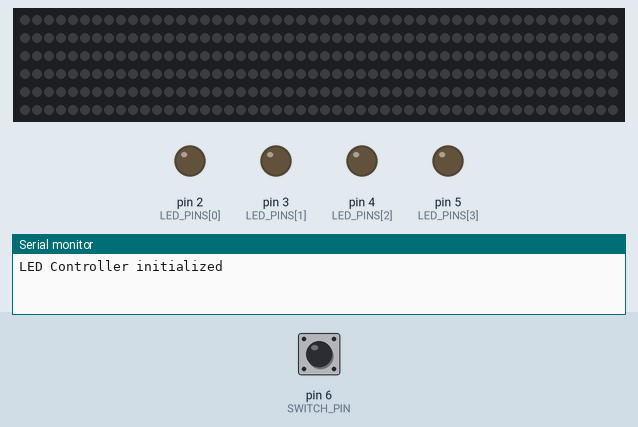
Recording of a sketch running on a simulated Arduino Uno, built with avr-gcc and run on an emulated ATmega328P. Shown: 300 RGB LEDs in strip order, left to right, continuing on the next row, output pins drawn as LEDs (lit = HIGH), the last lines printed to the serial monitor. The test bench sets the inputs (shaded band); at power-on: pin 6 (SWITCH_PIN) HIGH. Dim RGB values are drawn brighter than linear.

Above: at 1.2 s.
1.3 s: pin 6 (SWITCH_PIN) pulled LOW for 3.2 s
At 2.1 s:
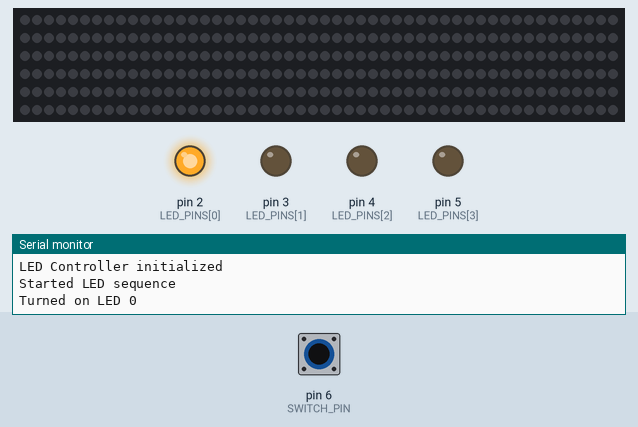
At 2.7 s:
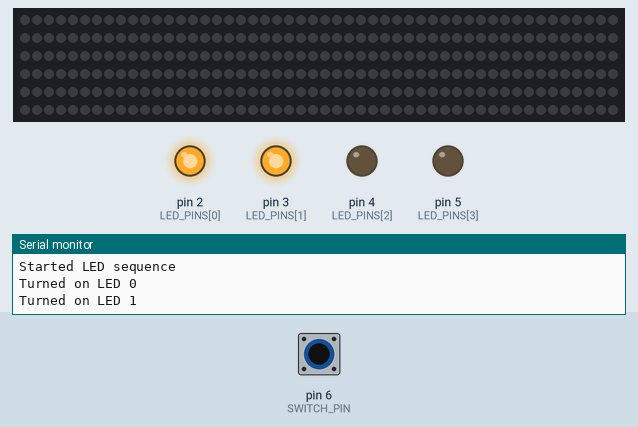
6.0 s: pin 6 (SWITCH_PIN) pulled LOW for 0.15 s
At 7.85 s:
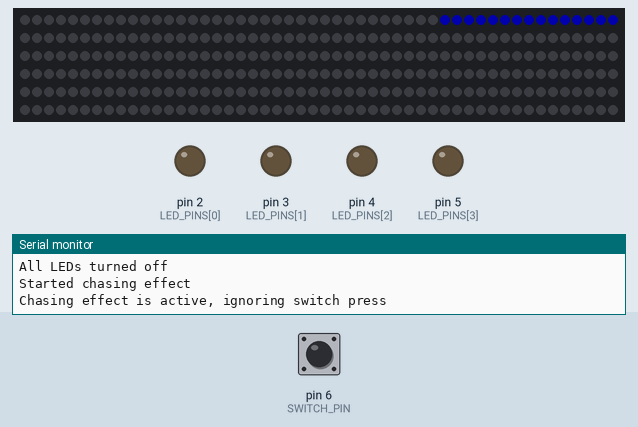
9.1 s: pin 6 (SWITCH_PIN) pulled LOW for 1 s
13.1 s: pin 6 (SWITCH_PIN) pulled LOW for 0.15 s
Timing chart, 0 to 15.7 s (numbered marks = the images above; inputs shaded):
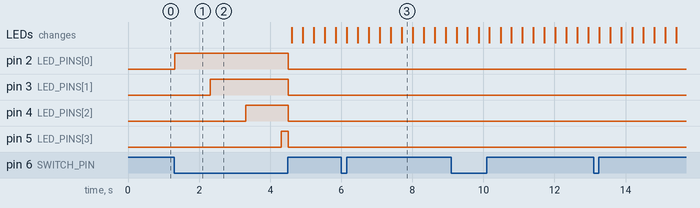

The sketch:

mfalcon.ino
```cpp
#include <FastLED.h>

// Define the pins for the 4 regular LEDs
const int LED_PINS[] = {2, 3, 4, 5};  // Pins for the 4 LEDs
const int NUM_LEDS = 4;

// Define the pin for the switch
const int SWITCH_PIN = 6;

// Define the data pin for the NeoPixel strip
const int NEOPIXEL_PIN = 7;
const int NUM_NEOPIXELS = 300;

// Create an array for the NeoPixel LEDs
CRGB neopixels[NUM_NEOPIXELS];

// Variables to track states
bool switchPrevState = false;  // Previous state of the switch
bool sequenceRunning = false;  // Is the LED sequence running?
unsigned long sequenceStartTime = 0;  // When did the sequence start?
int currentLed = -1;  // Which LED in the sequence is on (-1 means none)
bool chasingActive = false;  // Is the chasing effect active?
unsigned long chasingStartTime = 0;  // When did the chasing start?

void setup() {
  // Set up the regular LED pins as outputs
  for (int i = 0; i < NUM_LEDS; i++) {
    pinMode(LED_PINS[i], OUTPUT);
    digitalWrite(LED_PINS[i], LOW);  // Start with LEDs off
  }

  // Set up the switch pin as input with pull-up resistor
  pinMode(SWITCH_PIN, INPUT_PULLUP);

  // Initialize FastLED with our NeoPixel strip
  FastLED.addLeds<WS2812B, NEOPIXEL_PIN, GRB>(neopixels, NUM_NEOPIXELS);
  FastLED.setBrightness(50);  // Set brightness to 1/5 (0-255)

  // Clear all NeoPixels
  fill_solid(neopixels, NUM_NEOPIXELS, CRGB::Black);
  FastLED.show();

  // Initialize serial for debugging
  Serial.begin(9600);
  Serial.println("LED Controller initialized");
}

void loop() {
  // Read the current state of the switch (HIGH = not pressed, LOW = pressed)
  bool switchPressed = (digitalRead(SWITCH_PIN) == LOW);

  // Detect switch pressed event
  if (switchPressed && !switchPrevState) {
    // Switch was just pressed
    startLedSequence();
  }

  // Detect switch released event
  if (!switchPressed && switchPrevState) {
    // Switch was just released
    handleSwitchReleased();
  }

  // Update current LED state if sequence is running
  if (sequenceRunning) {
    updateLedSequence();
  }

  // Update chasing effect if active
  if (chasingActive) {
    updateChasing();
  }

  // Save the current switch state for the next loop
  switchPrevState = switchPressed;

  // Small delay to avoid bouncing
  delay(10);
}

void startLedSequence() {
  if (chasingActive) {
    // If chasing is active, ignore the switch press
    Serial.println("Chasing effect is active, ignoring switch press");
    return;
  }

  sequenceRunning = true;
  sequenceStartTime = millis();
  currentLed = -1;

  // Turn off all LEDs to start fresh
  for (int i = 0; i < NUM_LEDS; i++) {
    digitalWrite(LED_PINS[i], LOW);
  }

  // Turn off any NeoPixels that might be on
  fill_solid(neopixels, NUM_NEOPIXELS, CRGB::Black);
  FastLED.show();

  Serial.println("Started LED sequence");
}

void updateLedSequence() {
  // Calculate how many LEDs should be on based on elapsed time
  unsigned long elapsed = millis() - sequenceStartTime;
  int ledsToLight = min(elapsed / 1000, (unsigned long)NUM_LEDS);

  // If we need to light a new LED
  if (ledsToLight > currentLed) {
    currentLed = ledsToLight;

    // Turn on the current LED
    if (currentLed < NUM_LEDS) {
      digitalWrite(LED_PINS[currentLed], HIGH);
      Serial.print("Turned on LED ");
      Serial.println(currentLed);
    }

    // If all LEDs are now lit, sequence is complete but stays active
    if (currentLed >= NUM_LEDS - 1) {
      Serial.println("All LEDs are now on");
    }
  }
}

void handleSwitchReleased() {
  // If sequence was running
  if (sequenceRunning) {
    sequenceRunning = false;

    turnOffAllLeds();

    // Check if all LEDs were on when switch was released
    if (currentLed >= NUM_LEDS - 1) {
      // Start the chasing effect
      startChasing();
    }
  }
}

void turnOffAllLeds() {
  // Turn off all regular LEDs
  for (int i = 0; i < NUM_LEDS; i++) {
    digitalWrite(LED_PINS[i], LOW);
  }

  // Turn off all NeoPixels
  fill_solid(neopixels, NUM_NEOPIXELS, CRGB::Black);
  FastLED.show();

  Serial.println("All LEDs turned off");
}

void startChasing() {
  chasingActive = true;
  chasingStartTime = millis();

  Serial.println("Started chasing effect");
}

void updateChasing() {
  // Check if the 30 seconds have passed
  if (millis() - chasingStartTime > 30000) {
    chasingActive = false;
    turnOffAllLeds();
    Serial.println("Chasing effect completed");
    return;
  }

  // Create a moving pattern with 5 LEDs lit at a time
  int position = (millis() / 5) % NUM_NEOPIXELS; // Controls the speed

  // Clear all NeoPixels first
  fill_solid(neopixels, NUM_NEOPIXELS, CRGB::Black);

  // Light up 5 consecutive LEDs
  for (int i = 0; i < 15; i++) {
    int pixelPos = (position + i) % NUM_NEOPIXELS;
    neopixels[pixelPos] = CRGB::Blue;  // You can change the color
  }

  // Show the updated NeoPixels
  FastLED.show();
}
```

Measured:
- after the input at 1.3 s, pin 2 (LED_PINS[0]): LOW → HIGH at once, → LOW 3.2 s later; pin 3 (LED_PINS[1]): LOW → HIGH after 1.0 s, → LOW 2.2 s later; pin 4 (LED_PINS[2]): LOW → HIGH after 2.0 s, → LOW 1.2 s later; pin 5 (LED_PINS[3]): LOW → HIGH after 3.0 s, → LOW 0.20 s later
